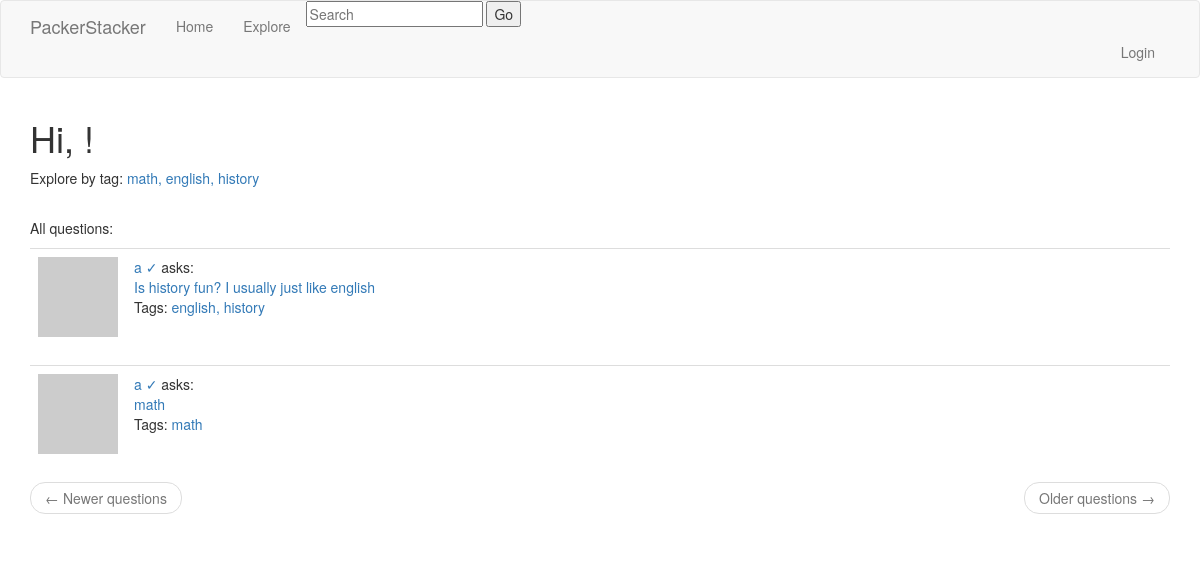
/explore, run on the app's committed database.
### app/models.py (models this page shows, shortened)
class Tag(db.Model):
    id = db.Column(db.Integer, primary_key=True)
    name = db.Column(db.String(30), unique=True)
    questions = db.relationship('Question', secondary='question_tag', backref='tags')

class Question(db.Model):
    id = db.Column(db.Integer, primary_key=True)
    body = db.Column(db.String(1000))
    timestamp = db.Column(db.DateTime, index=True, default=datetime.utcnow)
    user_id = db.Column(db.Integer, db.ForeignKey('user.id'))
    replies = db.relationship('Reply', backref='op', lazy='dynamic')

class User(UserMixin, db.Model):
    id = db.Column(db.Integer, primary_key=True)
    username = db.Column(db.String(64), index=True, unique=True)
    email = db.Column(db.String(120), index=True, unique=True)
    password_hash = db.Column(db.String(128))
    questions = db.relationship('Question', backref='author', lazy='dynamic')
    replies = db.relationship('Reply', backref='author', lazy='dynamic')
    about_me = db.Column(db.String(140))
    last_seen = db.Column(db.DateTime, default=datetime.utcnow)
    type = db.Column(db.Boolean())
    def avatar(self, size):
        digest = md5(self.email.lower().encode('utf-8')).hexdigest()
        return 'https://www.gravatar.com/avatar/{}?d=identicon&s={}'.format(digest, size)
    followed = db.relationship(
        'User', secondary=followers,
        primaryjoin=(followers.c.follower_id == id),
        secondaryjoin=(followers.c.followed_id == id),
        backref=db.backref('followers', lazy='dynamic'), lazy='dynamic')

### app/routes.py (the view)
@app.route('/explore')
def explore():
    page = request.args.get('page', 1, type=int)
    tags = Tag.query.all()
    questions = Question.query.order_by(Question.timestamp.desc()).paginate(page=page, per_page=app.config['QUESTIONS_PER_PAGE'], error_out=False)
    next_url = url_for('explore', page=questions.next_num) \
        if questions.has_next else None
    prev_url = url_for('explore', page=questions.prev_num) \
        if questions.has_prev else None
    return render_template("explore.html", title='Explore', tags=tags, questions=questions.items,next_url=next_url, prev_url=prev_url)

### app/routes.py (called while the page is built)
@app.before_request
def before_request():
    if current_user.is_authenticated:
        current_user.last_seen = datetime.utcnow()
        db.session.commit()

### app/templates/explore.html
{% extends "base.html" %}
{% import 'bootstrap/wtf.html' as wtf %}
{% block app_content %}
    <h1>Hi, {{ current_user.username }}!</h1>
    <p> Explore by tag:
    {% for tag in tags %}
      <a href="{{ url_for('tag_page', id=tag.id) }}">
        {{ tag.name }}{% if not loop.last %}, {% endif %}{% endfor %} </a> </p>
    <br>
    <p> All questions: </p>
    {% for question in questions %}
        {% include '_question.html' %}
    {% endfor %}
    <nav aria-label="...">
        <ul class="pager">
            <li class="previous{% if not prev_url %} disabled{% endif %}">
                <a href="{{ prev_url or '#' }}">
                    <span aria-hidden="true">&larr;</span> Newer questions
                </a>
            </li>
            <li class="next{% if not next_url %} disabled{% endif %}">
                <a href="{{ next_url or '#' }}">
                    Older questions <span aria-hidden="true">&rarr;</span>
                </a>
            </li>
        </ul>
    </nav>
{% endblock %}

### app/templates/_question.html
<table class="table table-hover">
      <tr>
          <td width="70px">
                  <img src="{{ question.author.avatar(70) }}" />
          </td>
          <td>
              <a href="{{ url_for('user', username=question.author.username) }}">
                  {{ question.author.username }} {%if question.author.type %} &#x2713 {%endif%}
              </a>
              asks:
              <br>
              <a style="text-decoration: none" href="{{ url_for('question_page', id=question.id) }}">
                {{ question.body }}
              </a>
              <br>
              <p>Tags: {% for tag in question.tags %}
                <a href="{{ url_for('tag_page', id=tag.id) }}">
                  {{ tag.name }}{% if not loop.last %}, {% endif %}{% endfor %}
                </a>
                </p>
          </td>
      </tr>
</table>

### data on the page
Tag: name "math"
Tag: name "english"
Tag: name "history"
Question: author.username "a", body "Is history fun? I usually just like english"
Question: author.username "a", body "math"
